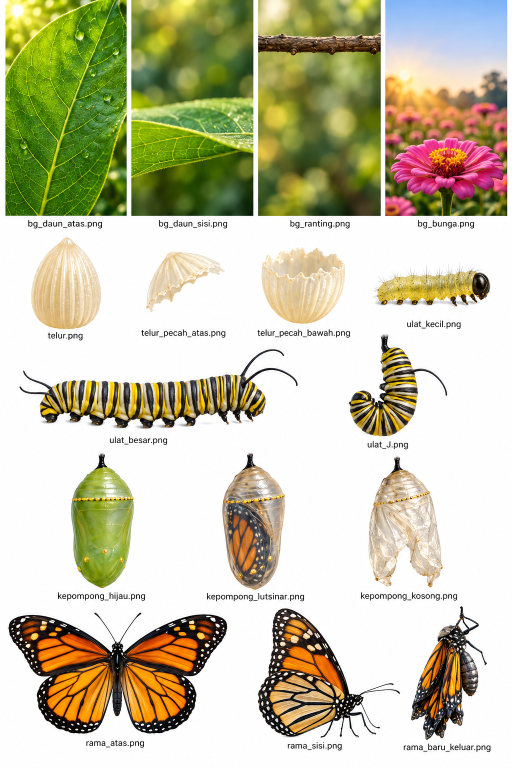
#> input picture stop-motion-rama-rama/assets/_ref/asset_sheet_v2.png, 1024 x 1536 px (shown at 1/2 size)
$ python extract_assets.py
#> lines starting #> are read from the running program, lines starting #| are printed output that depends on the picture; after the words box and inside, x2 and y2 are one past the last pixel; in counts of white or black regions, pixels touching at a corner belong together
#!/usr/bin/env python3
"""Cut the individual assets out of assets/_ref/asset_sheet_v2.png.

Backgrounds are cropped as-is. Sprites get an alpha mask by flood-filling the
white sheet background from the crop border, so light areas inside the object
(egg, empty chrysalis) stay opaque.
"""

from collections import deque
from pathlib import Path

import numpy as np
from scipy import ndimage
from PIL import Image, ImageFilter

HERE = Path(__file__).parent
SHEET = HERE / "assets" / "_ref" / "asset_sheet_v2.png"
OUT = HERE / "assets"

BACKGROUNDS = {
    "bg_daun_atas": (12, 0, 252, 430),
    "bg_daun_sisi": (265, 0, 506, 430),
    "bg_ranting": (518, 0, 761, 430),
    "bg_bunga": (773, 0, 1014, 430),
}

SPRITES = {
    "telur": (40, 462, 225, 658),
    "telur_pecah_atas": (275, 485, 465, 632),
    "telur_pecah_bawah": (505, 480, 705, 652),
    "ulat_kecil": (730, 520, 995, 622),
    "ulat_besar": (25, 680, 610, 866),
    "ulat_J": (680, 660, 905, 877),
    "kepompong_hijau": (125, 895, 285, 1182),
    "kepompong_lutsinar": (430, 895, 585, 1182),
    "kepompong_kosong": (720, 900, 900, 1178),
    "rama_atas": (5, 1205, 470, 1472),
    "rama_sisi": (500, 1205, 810, 1478),
    "rama_baru_keluar": (805, 1200, 990, 1482),
}


def bg_mask(rgb, tol=28, pockets=False):
    """True where a pixel is sheet background reachable from the border."""
    h, w, _ = rgb.shape
    near_white = (rgb.min(axis=2) > 255 - tol) & (np.ptp(rgb, axis=2) < 16)
    seen = np.zeros((h, w), bool)
    q = deque()
    for x in range(w):
        for y in (0, h - 1):
            if near_white[y, x] and not seen[y, x]:
                seen[y, x] = True
                q.append((y, x))
    for y in range(h):
        for x in (0, w - 1):
            if near_white[y, x] and not seen[y, x]:
                seen[y, x] = True
                q.append((y, x))
    while q:
        y, x = q.popleft()
        for ny, nx in ((y + 1, x), (y - 1, x), (y, x + 1), (y, x - 1)):
            if 0 <= ny < h and 0 <= nx < w and near_white[ny, nx] and not seen[ny, nx]:
                seen[ny, nx] = True
                q.append((ny, nx))
    # enclosed pockets of pure sheet white (e.g. between legs) are background too
    if pockets:
        seen |= (rgb.min(axis=2) > 249) & (np.ptp(rgb, axis=2) < 5)
    # drop stray specks (label fragments): keep blobs >= 3% of the largest
    labels, n = ndimage.label(~seen)
    if n > 1:
        sizes = ndimage.sum(np.ones_like(labels), labels, range(1, n + 1))
        small = np.isin(labels, 1 + np.flatnonzero(sizes < 0.03 * sizes.max()))
        seen |= small
    return seen


# per-sprite tweaks: looser tolerance eats soft grey shadows, pockets clears
# white gaps fully enclosed by the object
TWEAKS = {
    "ulat_kecil": {"tol": 60},
    "rama_baru_keluar": {"pockets": True},
}


def cut(img, box, **tweaks):
    crop = img.crop(box)
    rgb = np.asarray(crop, dtype=np.int16)
    bg = bg_mask(rgb, **tweaks)
    alpha = Image.fromarray(np.where(bg, 0, 255).astype(np.uint8))
    # soften the edge and eat the 1px white fringe
    alpha = alpha.filter(ImageFilter.MinFilter(3)).filter(ImageFilter.GaussianBlur(0.8))
    out = crop.convert("RGBA")
    out.putalpha(alpha)
    return out.crop(out.getbbox())


def main():
    img = Image.open(SHEET).convert("RGB")
#> img is the input picture: PIL image 1024x1536 RGB; mean R, G, B 199.7, 196.8, 168.4
    OUT.mkdir(exist_ok=True)
    for name, box in BACKGROUNDS.items():
        img.crop(box).save(OUT / f"{name}.png")
#> this loop made 4 passes
#> pass 1, in main, `img.crop(box).save(OUT / f"{name}.png")`:
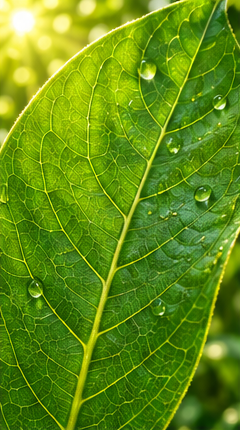
#> saved as bg_daun_atas.png: PIL image 240x430 RGB; mean R, G, B 97.6, 141.9, 19.8
#> pass 2, in main, `img.crop(box).save(OUT / f"{name}.png")`:
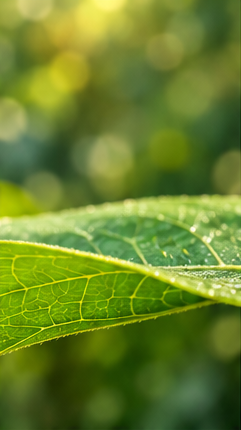
#> saved as bg_daun_sisi.png: PIL image 241x430 RGB; mean R, G, B 105.2, 130.1, 41.8
    for name, box in SPRITES.items():
        sprite = cut(img, box, **TWEAKS.get(name, {}))
        sprite.save(OUT / f"{name}.png")
        print(f"{name:20s} {sprite.size}")
#> this loop made 12 passes
#> pass 1, in cut, `crop = img.crop(box)`:
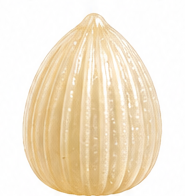
#> crop: PIL image 185x196 RGB; mean R, G, B 242.9, 229.6, 207.5
#> pass 1, in bg_mask, `near_white = (rgb.min(axis=2) > 255 - tol) & (np.ptp(rgb, axis=2) < 16)`:
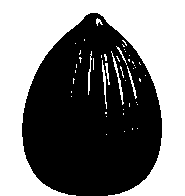
#> near_white: shape (196, 185) bool; 48.5% white; 47 white regions (39 under 20 px), largest, box (x1, y1, x2, y2) and area: (0, 0, 185, 196) 16996, (111, 51, 124, 105) 112, (102, 60, 107, 109) 89
#> pass 1, in cut, `bg = bg_mask(rgb, **tweaks)`:
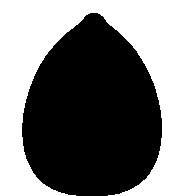
#> bg: shape (196, 185) bool; 46.9% white; 1 white region, box (x1, y1, x2, y2) and area: (0, 0, 185, 196) 16996
#> after the loop:
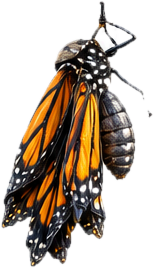
#> sprite: PIL image 154x268 RGBA; mean R, G, B, A 181.8, 170.1, 158.5, 110.3; transparent parts drawn white


if __name__ == "__main__":
    main()
